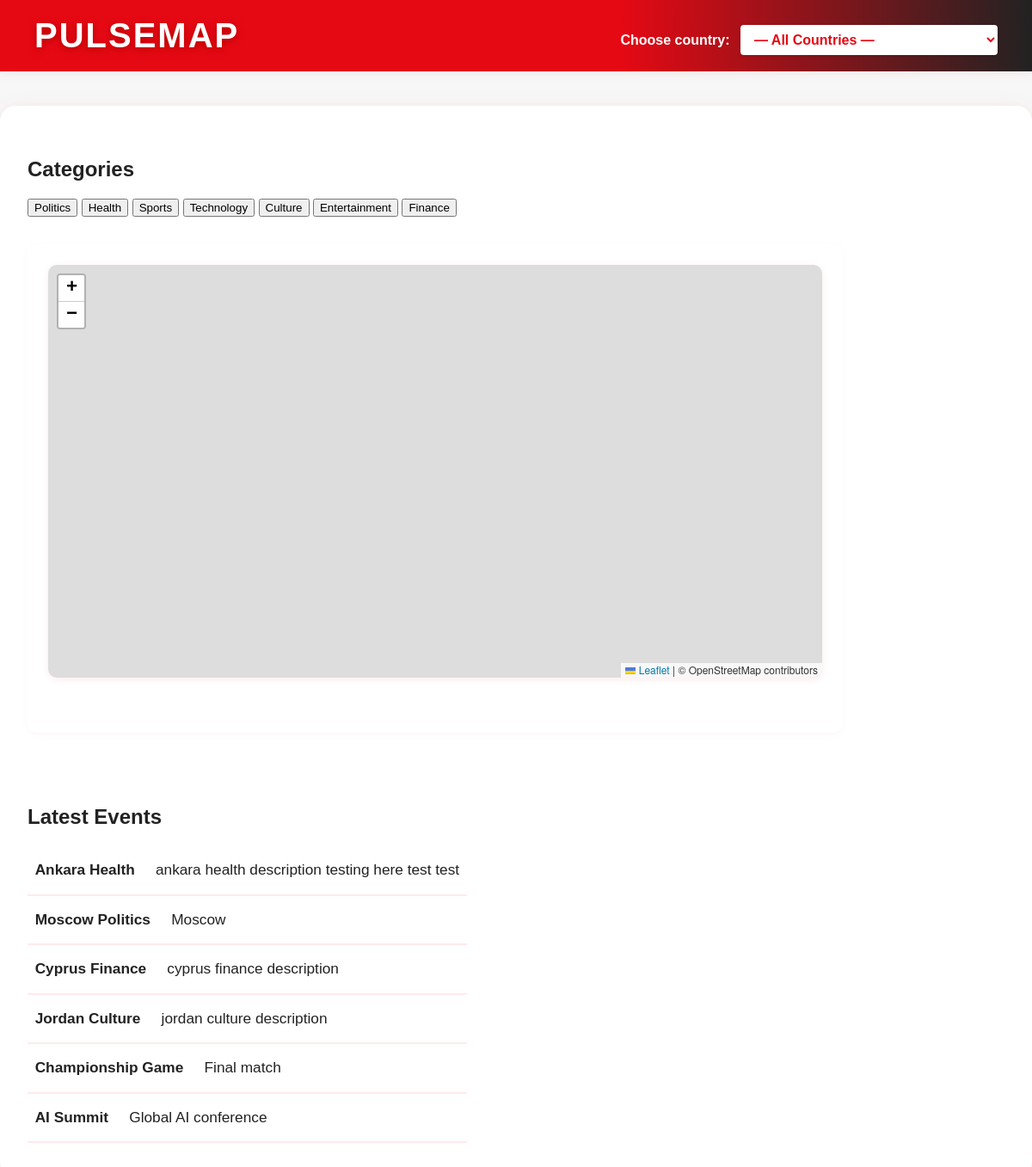
The page / on the database its author committed.
### app.py (models this page shows)
class Category(db.Model):
    id = db.Column(db.Integer, primary_key=True)
    name = db.Column(db.String(64), unique=True, nullable=False)

class Event(db.Model):
    id = db.Column(db.Integer, primary_key=True)
    title = db.Column(db.String(128), nullable=False)
    description = db.Column(db.String(256))
    latitude = db.Column(db.Float, nullable=False)
    longitude = db.Column(db.Float, nullable=False)
    category_id = db.Column(db.Integer, db.ForeignKey("category.id"), nullable=False)
    country_code = db.Column(db.String(2), nullable=False, default="")
    created_at = db.Column(db.DateTime, default=datetime.utcnow)
    category = db.relationship("Category", backref=db.backref("events", lazy=True))

### app.py (the view)
@app.route("/")
def index():
    cats = Category.query.all()
    categories = [c.name for c in cats]
    events = Event.query.order_by(Event.created_at.desc()).limit(10).all()
    return render_template("index.html", categories=categories, events=events)

### templates/index.html (shortened to what this page needs)
{% extends "base.html" %}
{% block content %}
<div id="topbar">
  <h1 id="title">PulseMap</h1>
  <div id="countryContainer">
    <label for="countrySelect">Choose country:</label>
    <select id="countrySelect">
      <option value="">— All Countries —</option>
    </select>
  </div>
</div>
<div id="container">
  <aside id="sidebar-categories">
    <h2>Categories</h2>
    <div id="catButtons">
      {% for cat in categories %}
        <button type="button" class="cat-btn selected" data-cat="{{ cat }}">{{ cat }}</button>
      {% endfor %}
    </div>
  </aside>
  <main id="mapBox">
    <div id="map"></div>
  </main>
  <aside id="sidebar-events">
    <h2>Latest Events</h2>
    <ul id="events">
      {% for event in events[:10] %}
      <li data-category="{{ event.category }}">
        <strong>{{ event.title }}</strong><br>
        <span>
          {{ event.description[:80].split('\n')[0] }}<br>
        </span>
      </li>
      {% endfor %}
    </ul>
  </aside>
</div>
{% endblock %}

### static/style.css (style rules this page uses)
html, body { margin: 0; padding: 0; height: 100%; font-family: 'Montserrat', Arial, sans-serif; background: #f7f7f7; color: #222; min-height: 100vh; }
#topbar { position: sticky; top: 0; left: 0; right: 0; background: linear-gradient(90deg, #e50914 60%, #222 100%); color: #fff; padding: 1.2rem 2.5rem; display: flex; align-items: center; justify-content: space-between; z-index: 1000; box-shadow: 0 2px 12px rgba(229, 9, 20, 0.08); }
#title { margin: 0; font-size: 2.5rem; font-weight: bold; letter-spacing: 2px; color: #fff; text-shadow: 0 2px 8px #b30000; text-transform: uppercase; }
#countryContainer { margin-top: 10px; }
#countryContainer label { margin-right: 0.5em; font-weight: 600; color: #fff; }
#countrySelect { padding: 8px 12px; font-size: 1rem; border: none; border-radius: 4px; background-color: #fff; color: #e50914; font-weight: 700; box-shadow: 0 2px 5px rgba(0, 0, 0, 0.1); cursor: pointer; }
#container { display: flex; flex-wrap: wrap; max-width: 1400px; margin: 2.5rem auto; gap: 2rem; background: #fff; border-radius: 18px; box-shadow: 0 8px 32px rgba(229, 9, 20, 0.08), 0 1.5px 8px rgba(229, 9, 20, 0.04); padding: 2.5rem 2rem; }
#mapBox { flex: 1 1 600px; min-width: 400px; max-width: 900px; background: #fff; border-radius: 12px; box-shadow: 0 2px 8px rgba(229, 9, 20, 0.04); padding: 1.5rem; margin-bottom: 2rem; display: flex; flex-direction: column; align-items: stretch; min-height: 520px; }
#map { width: 100%; height: 480px; border-radius: 10px; box-shadow: 0 2px 8px rgba(229, 9, 20, 0.08); }
#events { list-style: none; padding: 0; margin: 0; }
#events li { display: flex; align-items: center; gap: 0.7em; padding: 1em 0.5em; border-bottom: 2px solid #ffeaea; cursor: pointer; transition: background 0.15s; font-size: 1.08em; font-weight: 500; color: #222; background: #fff; }

### rows shown on the page
Category: name "Politics"
Category: name "Health"
Category: name "Sports"
Category: name "Technology"
Category: name "Culture"
Category: name "Entertainment"
Category: name "Finance"
Event: title "Ankara Health", description "ankara health description testing here test test"
Event: title "Moscow Politics", description "Moscow"
Event: title "Cyprus Finance", description "cyprus finance description"
Event: title "Jordan Culture", description "jordan culture description"
Event: title "Championship Game", description "Final match"
Event: title "AI Summit", description "Global AI conference"
